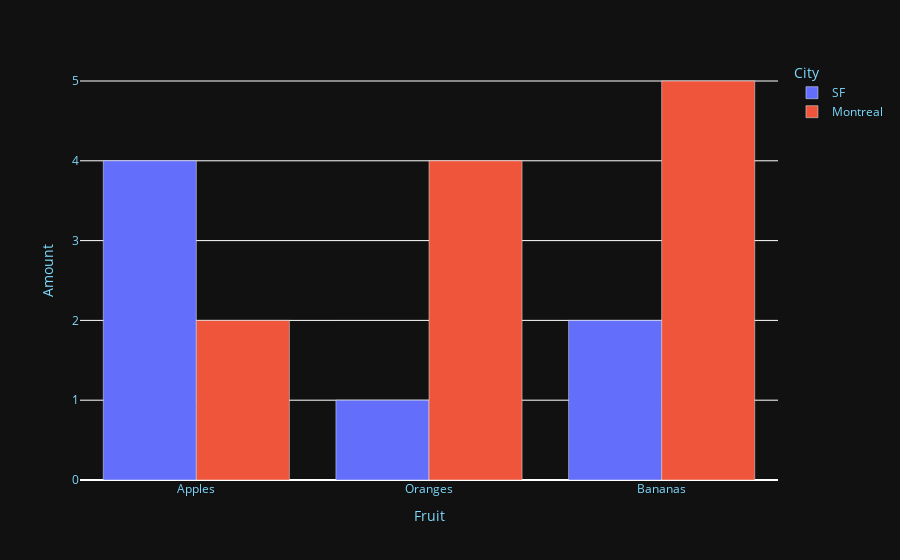

The notebook cell saved with this chart:
### Markdown cell above
```{admonition} 解析
- `layout` 由诸如 `html.Div` 和 `dcc.Graph` 之类的组件树组成。
- 对于每个 HTML 标签都有一个 `html` 库的组件与之对应。比如 `html.H1(children='Hello Dash')` 组件会在应用程序中生成一个 `<h1> Hello Dash </h1>` HTML 元素。
- 并非所有组件都是纯 HTML。`dcc` 描述了交互式的更高级组件，这些组件是通过 `React.js` 库使用 JavaScript，HTML 和 CSS 生成的。
- 每个组件都完全通过关键字属性来描述。Dash 是声明性的：将主要通过这些属性来描述您的应用程序。`children` 属性是特殊的。按照惯例，它始终是第一个属性，这意味着您可以忽略它：`html.H1(children='Hello Dash')` 与 `html.H1('Hello Dash')` 相同。而且，它可以包含字符串，数字，单个组件或组件列表。
- 应用程序中的字体看起来与此处显示的字体可能略有不同。此应用程序使用自定义 CSS 样式表来修改元素的默认样式。您可以在 [CSS 教程](https://dash.plotly.com/external-resources) 中了解更多信息，但现在您可以使用：

:::python
external_stylesheets = ['https://codepen.io/chriddyp/pen/bWLwgP.css']

app = dash.Dash(__name__, external_stylesheets=external_stylesheets)
:::

以获得与这些示例相同的外观。
```

```{attention} 
（非 Jupyter 环境）
dash 0.30.0 和 dash-renderer 0.15.0 中的新增功能

Dash 包含“热重载”（"hot-reloading"），默认情况下，当您使用 `app.run_server(debug=True)` 运行应用程序时，此功能已激活。这意味着当您更改代码时，Dash 将自动刷新浏览器。

试试看：在应用程序中更改标题“Hello Dash”或更改 x 或 y 数据。您的应用应随您的更改自动刷新。

> 不喜欢热重载吗？您可以使用 `app.run_server(dev_tools_hot_reload=False)` 将其关闭。在 [Dash Dev Tools](https://dash.plotly.com/devtools) 文档中了解更多信息有疑问吗？请参阅[社区论坛热重载](https://community.plotly.com/t/announcing-hot-reload/14177)讨论。
```

可以更新 plotly 图的主题：

### Code cell
colors = {
    'background': '#111111',
    'text': '#7FDBFF'
}

fig.update_layout(
    plot_bgcolor=colors['background'],
    paper_bgcolor=colors['background'],
    font_color=colors['text']
)

### Figure 1 — Plotly figure (JSON) as saved in the notebook; plotly's stock layout.template omitted (floating-point values rounded to 4 significant figures)
{"data": [{"alignmentgroup": "True", "hovertemplate": "City=SF<br>Fruit=%{x}<br>Amount=%{y}<extra></extra>", "legendgroup": "SF", "marker": {"color": "#636efa", "pattern": {"shape": ""}}, "name": "SF", "offsetgroup": "SF", "orientation": "v", "showlegend": true, "textposition": "auto", "type": "bar", "x": ["Apples", "Oranges", "Bananas"], "xaxis": "x", "y": [4, 1, 2], "yaxis": "y"}, {"alignmentgroup": "True", "hovertemplate": "City=Montreal<br>Fruit=%{x}<br>Amount=%{y}<extra></extra>", "legendgroup": "Montreal", "marker": {"color": "#EF553B", "pattern": {"shape": ""}}, "name": "Montreal", "offsetgroup": "Montreal", "orientation": "v", "showlegend": true, "textposition": "auto", "type": "bar", "x": ["Apples", "Oranges", "Bananas"], "xaxis": "x", "y": [2, 4, 5], "yaxis": "y"}], "layout": {"barmode": "group", "font": {"color": "#7FDBFF"}, "legend": {"title": {"text": "City"}, "tracegroupgap": 0}, "margin": {"t": 60}, "paper_bgcolor": "#111111", "plot_bgcolor": "#111111", "xaxis": {"anchor": "y", "domain": [0, 1], "title": {"text": "Fruit"}}, "yaxis": {"anchor": "x", "domain": [0, 1], "title": {"text": "Amount"}}}}
